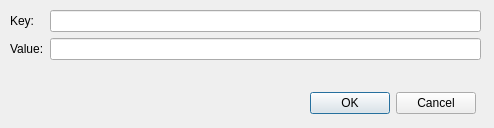
<?xml version="1.0" encoding="UTF-8"?>
<ui version="4.0">
 <class>ApplicationEnvironmentEditDialog</class>
 <widget class="QDialog" name="ApplicationEnvironmentEditDialog">
  <property name="geometry">
   <rect>
    <x>0</x>
    <y>0</y>
    <width>494</width>
    <height>128</height>
   </rect>
  </property>
  <property name="windowTitle">
   <string>Edit Application Environment</string>
  </property>
  <property name="modal">
   <bool>true</bool>
  </property>
  <widget class="QDialogButtonBox" name="buttonBox">
   <property name="geometry">
    <rect>
     <x>310</x>
     <y>90</y>
     <width>166</width>
     <height>26</height>
    </rect>
   </property>
   <property name="standardButtons">
    <set>QDialogButtonBox::Cancel|QDialogButtonBox::Ok</set>
   </property>
  </widget>
  <widget class="QWidget" name="formLayoutWidget">
   <property name="geometry">
    <rect>
     <x>10</x>
     <y>10</y>
     <width>471</width>
     <height>71</height>
    </rect>
   </property>
   <layout class="QFormLayout" name="formLayout">
    <item row="0" column="0">
     <widget class="QLabel" name="keyLabel">
      <property name="text">
       <string>Key:</string>
      </property>
     </widget>
    </item>
    <item row="0" column="1">
     <widget class="QLineEdit" name="keyEdit"/>
    </item>
    <item row="1" column="0">
     <widget class="QLabel" name="valueLabel">
      <property name="text">
       <string>Value:</string>
      </property>
     </widget>
    </item>
    <item row="1" column="1">
     <widget class="QLineEdit" name="valueEdit"/>
    </item>
   </layout>
  </widget>
 </widget>
 <resources/>
 <connections/>
</ui>
